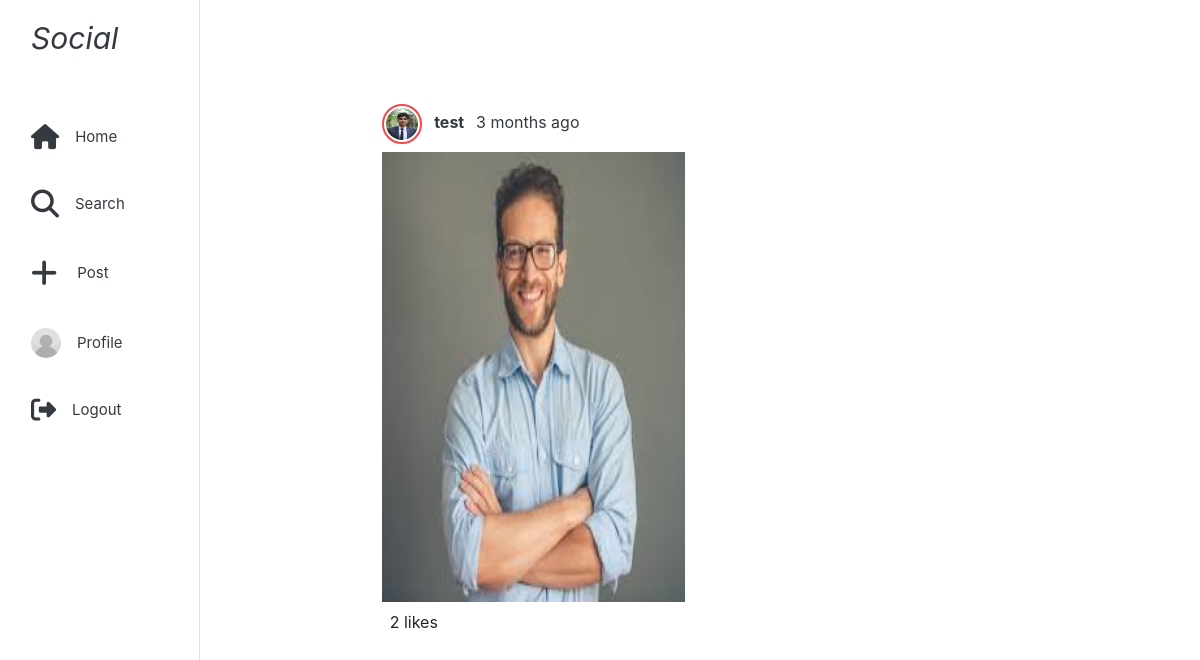
Page /posts/detail-post/32 (signed in) on the committed database.
### account/models.py (models this page shows, shortened)
class SocialUser(AbstractBaseUser, PermissionsMixin):
    email = models.EmailField(
        max_length=255,
        unique=True,
    )
    roll = models.CharField(max_length=15, unique=True)
    username = models.CharField(max_length=50, unique=True)
    is_active = models.BooleanField(default=True)
    is_superuser = models.BooleanField(default=False)
    is_staff = models.BooleanField(default=False)
    objects = SocialUserManager()
    USERNAME_FIELD = "email"
    REQUIRED_FIELDS = ["roll", "username"]

class UserProfile(models.Model):
    user = models.OneToOneField(SocialUser, on_delete=models.CASCADE, related_name='profile')
    profile_pic = models.ImageField(upload_to=upload_profile_pic, default='default.jpg')
    bio = models.CharField(max_length=100, blank=True, null=True)
    full_name = models.CharField(max_length=100, blank=True, null=True)

### post/models.py (models this page shows, shortened)
class Post(models.Model):
    user = models.ForeignKey(SocialUser, on_delete=models.CASCADE, related_name='post')
    content = models.FileField(upload_to= upload_post)
    caption = models.CharField(max_length=255, blank=True, null=True)
    post_created = models.DateTimeField(auto_now_add=True)
    post_updated = models.DateTimeField(auto_now=True)
    def media_type_html(self):
        type_tuple = guess_type(self.content.url, strict=True)
        if (type_tuple[0]).__contains__("image"):
            return "image"
        elif (type_tuple[0]).__contains__("video"):
            return "video"

### post/views.py (the view)
# urls.py: path('detail-post/<pk>', views.detail_post, name='detail_post'),
@login_required
def detail_post(request, pk):
    post = Post.objects.get(pk=pk)
    deletable = False
    if post.user == request.user:
        deletable = True
    return render(request, 'detail_post.html', context={'post':post, 'canDelete': deletable})

### post/templates/detail_post.html (shortened to what this page needs)
{% extends 'navbar.html' %}
{% load static %}
{% load crispy_forms_tags %}
{% block body %}
<div class="container-md mt-5">
    <div class="row">
        <div class="col-sm-2 col-md-3 col-xl-2">
        </div>
        <div class="col-12 col-sm-8 col-md-6 col-xl-4 mt-5">
                <div class="">
                    <div class="d-flex justify-content-between my-2">
                        <div>
                            <a href="{% url 'account:other_profile' username=post.user.username %}" class="text-decoration-none text-dark ">
                                <img src="/media/{{post.user.profile.profile_pic}}" alt="" height="40px" width="40px" class="rounded-circle" style="border: 2px solid rgb(243, 72, 72); padding: 2px;">
                                <span class=" mx-2 font-weight-bold"> {{post.user.username}} </span>
                                <span> {{ post.post_created|timesince}} ago </span>
                            </a>
                        </div>
                    </div>
                    {% if post.media_type_html == "video" %}
                        <video style="height: 450px;" class="w-100" alt="This is video" controls> <source src="/media/{{ post.content }}" > </video>
                    {% elif post.media_type_html == "image" %}
                    <img src="/media/{{ post.content }}" alt="" class="w-100 " height="450px">
                    {% endif %}
                    <div class="p-2">
                        <span>{{  post.liked_post.count}} likes</span> <br>
                    </div>
                </div>
                <br>
        </div>
        <div class="col-sm-2 col-md-3 col-xl-6">
        </div>
    </div>
</div>
{% endblock %}

### templates/navbar.html (shortened to what this page needs)
<!DOCTYPE html>
{% load static %}
<html lang="en">
  <head>
    <link
      rel="stylesheet"
      href="https://cdn.jsdelivr.net/npm/bootstrap@4.0.0/dist/css/bootstrap.min.css"
    />
  </head>
  <body>
    <div class="container-fluid ">
      <div class="row flex-nowrap ">
        <div class="d-none d-md-block  col-auto col-md-1 col-xl-2 sticky-top  border-right" style="height: 100vh;">
          <div class="">
            <ul class="nav nav-pills flex-column mt-2 text-dark">
              <li class="nav-item  mb-5">
                <a href="{% url 'home' %}" class="nav-link text-dark">
                  <span class="d-none d-xl-inline font-italic" style="font-size: 30px;">Social</span>
                </a>
              </li>
              <li class="nav-item mb-4">
                <a href="{% url 'home' %}" class="nav-link text-dark d-flex align-items-center" style="font-size: 15px;">
                  <i class="fa fa-home " style="font-size: 25px; margin-right: 16px;"></i>
                  <span class="d-none d-xl-inline  ">Home</span>
                </a>
              </li>
              <li class="nav-item mb-4">
                <a href="{% url 'home' %}" class="nav-link text-dark d-flex align-items-center" style="font-size: 15px;" data-toggle="modal" data-target="#exampleModal">
                  <i class="fa-solid fa-magnifying-glass" style="font-size: 28px; margin-right: 16px;"></i>
                  <span class="d-none d-xl-inline  ">Search</span>
                </a>
              </li>
              <li class="nav-item mb-4">
                <a href="{% url 'post:upload' %}" class="nav-link text-dark d-flex align-items-center" style="font-size: 15px; cursor: pointer;" >
                  <i class="fa-solid fa-plus" style="font-size: 30px; margin-right: 20px;"></i>
                  <span class="d-none d-xl-inline  ">Post</span>
                </a>
              </li>
              <li class="nav-item mb-4">
                <a href="{% url 'account:profile' %}" class="nav-link text-dark d-flex align-items-center" style="font-size: 15px;">
                  {% if user.profile.profile_pic %}
                    <img src="/media/{{user.profile.profile_pic}}" height="30" width="30" style="margin-right: 16px;" alt="" srcset="" class="rounded-circle">
                  {% else %}
                    <i class="fa-solid fa-user" style="font-size: 25px;margin-right: 20px;"></i>
                  {% endif %}
                  <span class="d-none d-xl-inline  ">Profile</span>
                </a>
              </li>
              <li class="nav-item mb-4">
                <a href="{% url 'account:logout' %}" class="nav-link text-dark d-flex align-items-center" style="font-size: 15px;">
                  <i class="fa fa-sign-out " style="font-size: 25px;margin-right: 16px;" aria-hidden="true"></i>
                  <span class="d-none d-xl-inline ">Logout</span>
                </a>
              </li>
            </ul>
          </div>
        </div>
        <div class="col-12 col-md-11 col-xl-10">{% block body %} {% endblock%}</div>
      </div>
    </div>
  </body>
</html>

### rows in the picture
SocialUser: profile.profile_pic (placeholder picture)
Post: user.profile.profile_pic (picture), user.username "test", post_created "3 months", content (picture), liked_post.count "2"
